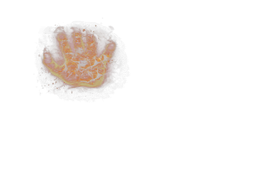
#> input picture blended.png, 256 x 192 px, shrunk from 800 x 600 before the run, found by its file name
$ python Blend.py .. out.png
#> lines starting #> are read from the running program, lines starting #| are printed output that depends on the picture
#图片叠加混合 去除带有alpha通道的黑色背景one one_minus_src_alpha
import sys
import os
from PIL import Image
import concurrent.futures
Image.MAX_IMAGE_PIXELS = None

debug = sys.gettrace()
if debug:
    print("Debug模式\n")
    pathRoot = r'C:\Users\lihehui\Desktop\Map\地狱烈焰系列五dt02层\地狱烈焰系列五层\smTiles132'
    outRoot = r'C:\Users\lihehui\Desktop\Map\地狱烈焰系列五dt02层\地狱烈焰系列五层\smTiles132'
else:
    pathRoot = sys.argv[1]
    outRoot = sys.argv[2]
    print("Release模式\nreadPath: ", pathRoot, " outPath: ", outRoot)

filePaths = os.listdir(pathRoot)

#D:\UnityHub\Unity2021.3.19f1\Editor\Unity.exe -batchmode -quit -executeMethod GameBuildUtils.PackAll -projectPath D:\FGCQ\code\client\game -logFile unitylog.log

def blend_one_one_minus_src_alpha(src_color, dst_color):
    # 提取源颜色和目标颜色的RGBA分量
    src_r, src_g, src_b, src_a = src_color
    dst_r, dst_g, dst_b, dst_a = dst_color
    if src_r == 0 and src_g == 0 and src_b == 0:
        out_a = 0
        outColor = (0, 0, 0, 0)
        # 返回混合后的颜色
        return outColor

    d_r = (255 - src_a) * dst_r
    d_g = (255 - src_a) * dst_g
    d_b = (255 - src_a) * dst_b
    d_a = (255 - src_a) * dst_a

    # 计算混合后的RGBA分量
    out_r = src_r + int(d_r / 255.0) * 2
    out_g = src_g + int(d_g / 255.0) * 2
    out_b = src_b + int(d_b / 255.0) * 2
    out_a = src_a

    if out_r == 0 and out_b == 0 and out_g == 0:
        out_a = 0

    outColor = (out_r, out_g, out_b, out_a)

    # 返回混合后的颜色
    return outColor

def clip(img_path, out_path):
    mainTex = Image.open(img_path).convert("RGBA")
    blendedTex = Image.new("RGBA", mainTex.size)

    for y in range(mainTex.height):
        for x in range(mainTex.width):
            mainTexColor = mainTex.getpixel((x, y))
            a = max(mainTexColor[0], mainTexColor[1], mainTexColor[2])
            scrColor = (mainTexColor[0], mainTexColor[1], mainTexColor[2], a)
            colorTemp = blend_one_one_minus_src_alpha(scrColor, mainTexColor)
            blendedTex.putpixel((x, y), colorTemp)

    os.remove(img_path)
    # 保存处理后的图片
    blendedTex.save(out_path)
    return out_path

def blendImages():
    index = 1
    with concurrent.futures.ThreadPoolExecutor() as executor:
        futures = []
        for i in range(0, len(filePaths)):
            img_path = str(pathRoot + "\\" + filePaths[i])
            fileName = str.replace(filePaths[i], '.bmp', '.png')
            fileName = str.replace(fileName, '.BMP', '.png')
            out_path = str(outRoot + "\\" + fileName)
            futures.append(executor.submit(clip, img_path, out_path))

            dir = os.path.dirname(out_path)
            exist = os.path.exists(dir)
            index = index + 1
            print("Alpha Blend: ", out_path, " progress: ", index, "/" , len(filePaths), " ", round((index / len(filePaths)) * 100, 2), "%")

            if not exist:
                os.makedirs(dir)
#> this loop made 2 passes
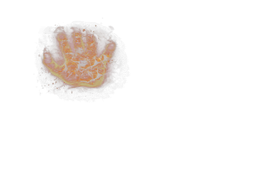
#> input picture blended.png, 256 x 192 px, shrunk from 800 x 600 before the run, found by its file name
#> pass 2, in clip (call 2), `blendedTex.save(out_path)`:
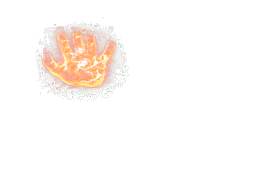
#> saved as blended.png: PIL image 256x192 RGBA; mean R, G, B, A 18.5, 10.1, 4.7, 10; transparent parts drawn white
#> after the loop, futures = 2 items; index = 3

        for future in concurrent.futures.as_completed(futures):
            try:
                future.result()
            except Exception as e:
                print(e)

blendImages()
